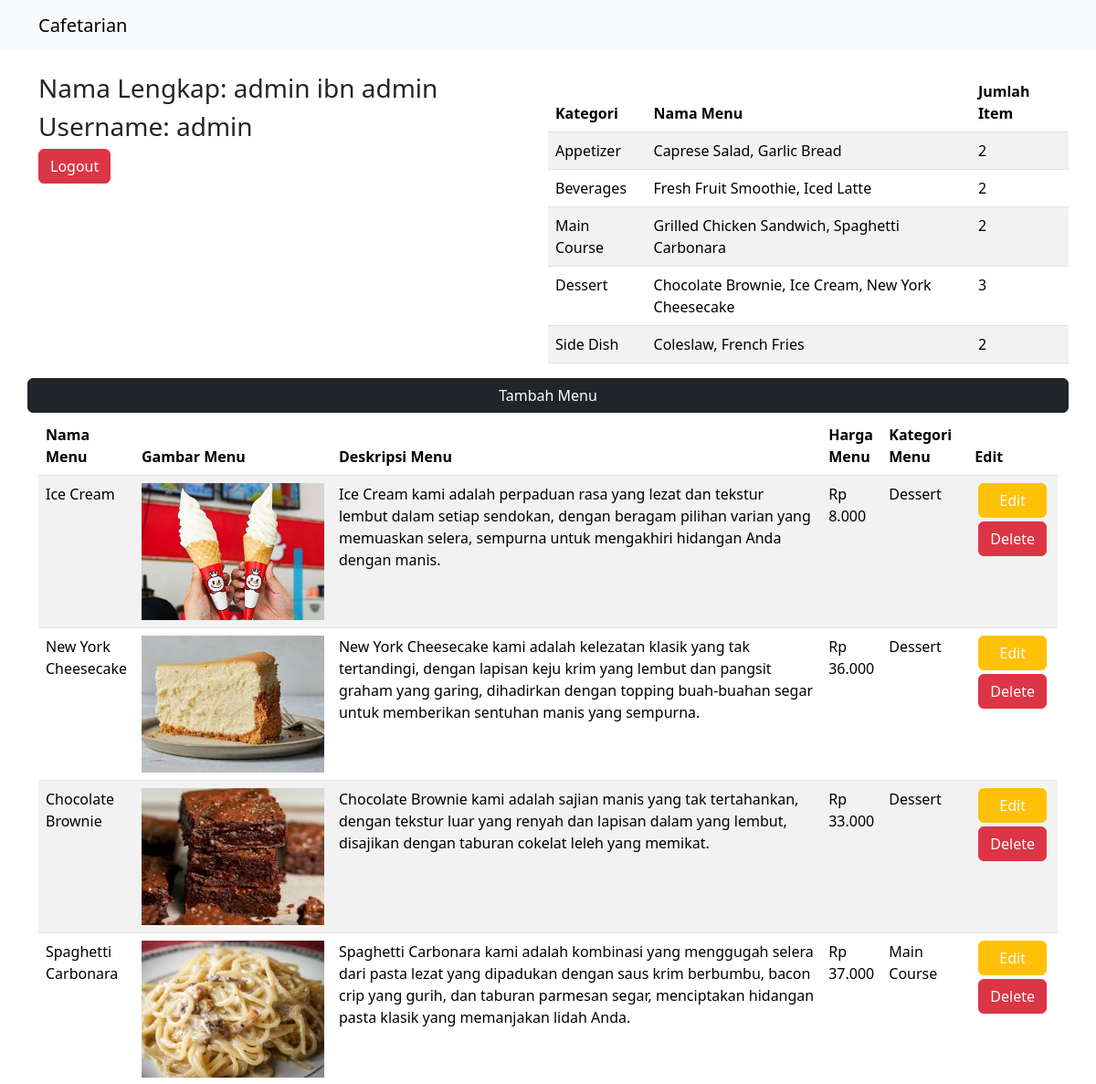
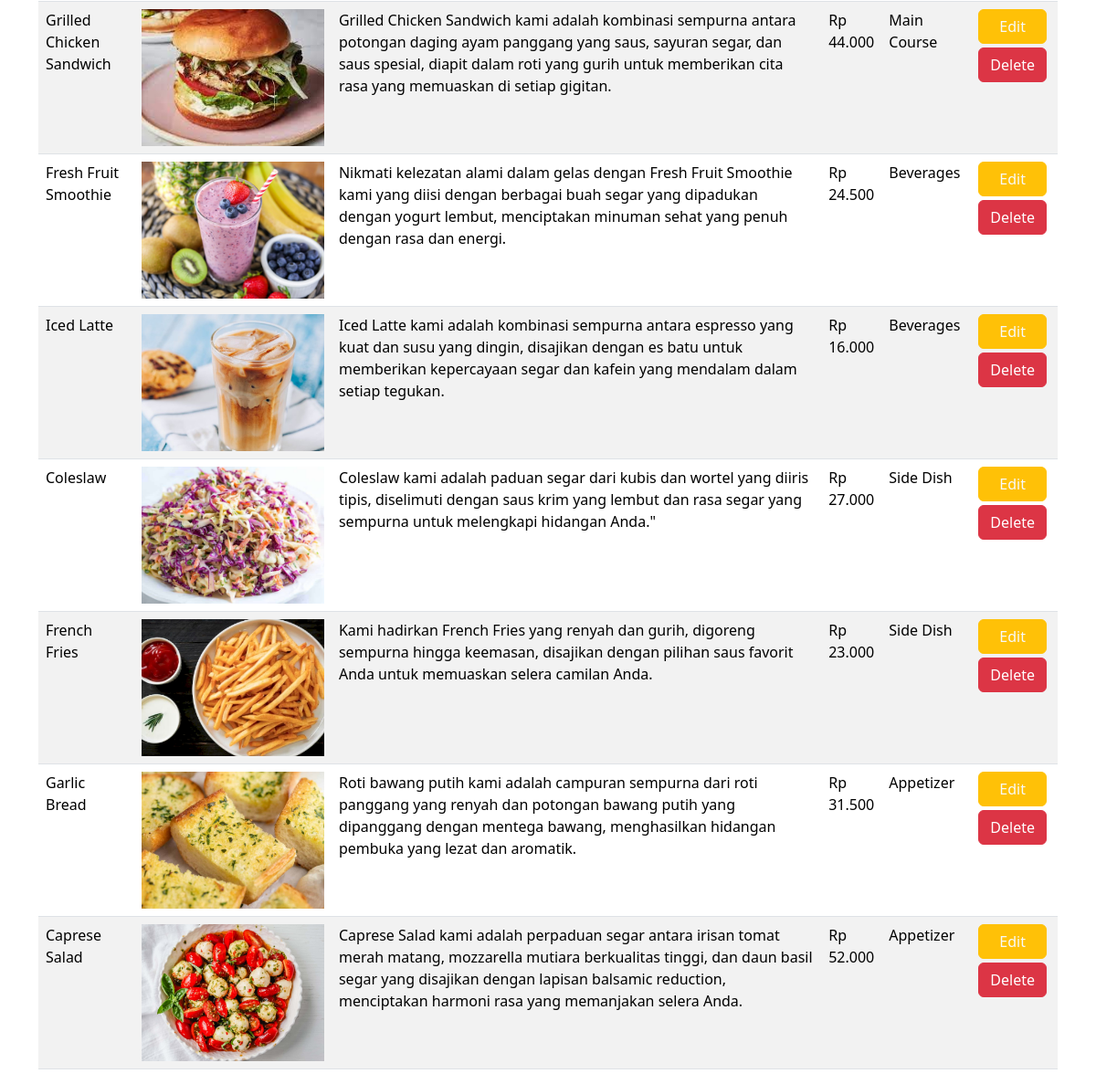
Screenshot of /admin/admin_dashboard.php (signed in) with the database file from the repository (2 pictures, top to bottom).
### tables this page shows
CREATE TABLE `access_table` (
  `id` int(11) NOT NULL,
  `first_name` varchar(100) NOT NULL,
  `last_name` varchar(100) NOT NULL,
  `gender_type` varchar(1) NOT NULL,
  `birth_date` date NOT NULL,
  `username` varchar(100) NOT NULL,
  `password` varchar(255) NOT NULL,
  `role` tinyint(4) NOT NULL
);

CREATE TABLE `data_makanan` (
  `id_menu` int(11) NOT NULL,
  `nama_menu` varchar(100) NOT NULL,
  `gambar_menu` varchar(255) NOT NULL,
  `deskripsi_menu` text NOT NULL,
  `harga_menu` int(11) NOT NULL,
  `kategori_menu` enum('Appetizer','Beverages','Main Course','Dessert','Side Dish') NOT NULL
);

### admin/admin_dashboard.php (the view, shortened to what this page needs)
<?php
include '../database/connect.php';
?>
<!DOCTYPE html>
<html lang="en">
<head>
    <link href="https://cdn.jsdelivr.net/npm/bootstrap@5.3.2/dist/css/bootstrap.min.css" rel="stylesheet">
</head>
<nav class="navbar navbar-expand-lg fixed-top bg-body-tertiary">
    <div class="container">
        <a class="navbar-brand" href="../index.php">Cafetarian</a>
    </div>
</nav>
<body>
    <div class="container">
        <div class="row">
            <div class="col-12 col-md-6 ">
                <?php
                $sql = "SELECT * FROM access_table WHERE id = $_SESSION[user_id]";
                $result = mysqli_query($conn, $sql);
                $row = mysqli_fetch_assoc($result);
                echo '<h3 class="">Nama Lengkap: ' . $row['first_name'] . ' ' . $row['last_name'] . '</h3>';
                echo '<h3>Username: ' . $row['username'] . '</h3>';
                ?>
                <a href="../logout/logout.php" class="btn btn-danger mb-1">Logout</a>
            </div>
            <div class="col-12 col-md-6 ">
                <?php
                $sql_show_category = "SELECT DISTINCT kategori_menu FROM data_makanan ORDER BY kategori_menu ASC";
                $result_show_category = mysqli_query($conn, $sql_show_category);
                $menuItemsByCategory = [];
                while ($category = mysqli_fetch_assoc($result_show_category)) {
                    $categoryName = $category['kategori_menu'];
                    $sql_show_category_item = "SELECT nama_menu FROM data_makanan WHERE kategori_menu = '$categoryName' ORDER BY nama_menu ASC";
                    $result_show_category_item = mysqli_query($conn, $sql_show_category_item);
                    $menuItems = [];
                    while ($menuItem = mysqli_fetch_assoc($result_show_category_item)) {
                        $menuItems[] = $menuItem['nama_menu'];
                    }
                    $menuItemsByCategory[$categoryName] = $menuItems;
                }
                ?>
                <div class="row">
                    <table class="table table-striped">
                        <thead>
                            <tr>
                                <th>Kategori</th>
                                <th>Nama Menu</th>
                                <th>Jumlah Item</th>
                            </tr>
                        </thead>
                        <tbody>
                            <?php
                            foreach ($menuItemsByCategory as $category => $menuItems) :
                            ?>
                                <tr>
                                    <td><?= $category ?></td>
                                    <td><?= !empty($menuItems) ? implode(', ', $menuItems) : 'Isi Kosong' ?></td>
                                    <td><?= count($menuItems) ?></td>
                                </tr>
                            <?php
                            endforeach;
                            ?>
                        </tbody>
                    </table>
                </div>
            </div>
        </div>
        <div class="row">
            <a href="admin_insert.php" class="btn btn-dark mb-1">Tambah Menu</a>
        </div>
        <table class="table table-striped">
            <thead>
                <tr>
                    <th>Nama Menu</th>
                    <th>Gambar Menu</th>
                    <th>Deskripsi Menu</th>
                    <th>Harga Menu</th>
                    <th>Kategori Menu</th>
                    <th>Edit</th>
                </tr>
            </thead>
            <tbody>
                <?php
                $sql = "SELECT * FROM data_makanan ORDER BY id_menu DESC";
                $result = mysqli_query($conn, $sql);
                if (mysqli_num_rows($result) > 0) {
                    foreach ($result as $row) :
                ?>
                        <tr>
                            <td><?= $row['nama_menu'] ?></td>
                            <td>
                                <img src="uploads/<?= $row['gambar_menu'] ?>" width="200" height="150" style="object-fit: cover;">
                            </td>
                            <td class="col-md-6"><?= $row['deskripsi_menu'] ?></td>
                            <td>Rp <?= number_format($row['harga_menu'], 0, ',', '.') ?></td>
                            <td><?= $row['kategori_menu'] ?></td>
                            <td>
                                <div class="row mx-1 mb-1">
                                    <a href="admin_edit.php?id=<?= $row['id_menu'] ?>" class="btn btn-warning text-light btn-block mb-1">Edit</a>
                                    <a href="admin_delete.php?id=<?= $row['id_menu'] ?>" class="btn btn-danger btn-block">Delete</a>
                                </div>
                            </td>
                        </tr>
                    <?php
                    endforeach;
                } else {
                    ?>
                    <tr>
                        <td colspan="6">Isi Kosong</td>
                    </tr>
                <?php
                }
                ?>
            </tbody>
        </table>
    </div>
</body>
</html>

### admin/admin_dashboard.php (style rules this page uses)
body { padding-top: 80px; }

### rows the page displays
access_table: first_name "admin", last_name "ibn admin", username "admin"
data_makanan: nama_menu "Ice Cream", gambar_menu (picture), deskripsi_menu "Ice Cream kami adalah perpaduan rasa yang lezat dan tekstur lembut dalam setiap sendokan, dengan beragam pilihan varian yang memuaskan selera, sempurna untuk mengakhiri hidangan Anda dengan manis.", harga_menu "8.000", kategori_menu "Dessert"
data_makanan: nama_menu "New York Cheesecake", gambar_menu (picture), deskripsi_menu "New York Cheesecake kami adalah kelezatan klasik yang tak tertandingi, dengan lapisan keju krim yang lembut dan pangsit graham yang garing, dihadirkan dengan topping buah-buahan segar untuk memberikan sentuhan manis yang sempurna.", harga_menu "36.000", kategori_menu "Dessert"
data_makanan: nama_menu "Chocolate Brownie", gambar_menu (picture), deskripsi_menu "Chocolate Brownie kami adalah sajian manis yang tak tertahankan, dengan tekstur luar yang renyah dan lapisan dalam yang lembut, disajikan dengan taburan cokelat leleh yang memikat.", harga_menu "33.000", kategori_menu "Dessert"
data_makanan: nama_menu "Spaghetti Carbonara", gambar_menu (picture), deskripsi_menu "Spaghetti Carbonara kami adalah kombinasi yang menggugah selera dari pasta lezat yang dipadukan dengan saus krim berbumbu, bacon crip yang gurih, dan taburan parmesan segar, menciptakan hidangan pasta klasik yang memanjakan lidah Anda.", harga_menu "37.000", kategori_menu "Main Course"
data_makanan: nama_menu "Grilled Chicken Sandwich", gambar_menu (picture), deskripsi_menu "Grilled Chicken Sandwich kami adalah kombinasi sempurna antara potongan daging ayam panggang yang saus, sayuran segar, dan saus spesial, diapit dalam roti yang gurih untuk memberikan cita rasa yang memuaskan di setiap gigitan.", harga_menu "44.000", kategori_menu "Main Course"
data_makanan: nama_menu "Fresh Fruit Smoothie", gambar_menu (picture), deskripsi_menu "Nikmati kelezatan alami dalam gelas dengan Fresh Fruit Smoothie kami yang diisi dengan berbagai buah segar yang dipadukan dengan yogurt lembut, menciptakan minuman sehat yang penuh dengan rasa dan energi.", harga_menu "24.500", kategori_menu "Beverages"
data_makanan: nama_menu "Iced Latte", gambar_menu (picture), deskripsi_menu "Iced Latte kami adalah kombinasi sempurna antara espresso yang kuat dan susu yang dingin, disajikan dengan es batu untuk memberikan kepercayaan segar dan kafein yang mendalam dalam setiap tegukan.", harga_menu "16.000", kategori_menu "Beverages"
data_makanan: nama_menu "Coleslaw", gambar_menu (picture), deskripsi_menu "Coleslaw kami adalah paduan segar dari kubis dan wortel yang diiris tipis, diselimuti dengan saus krim yang lembut dan rasa segar yang sempurna untuk melengkapi hidangan Anda.\"", harga_menu "27.000", kategori_menu "Side Dish"
data_makanan: nama_menu "French Fries", gambar_menu (picture), deskripsi_menu "Kami hadirkan French Fries yang renyah dan gurih, digoreng sempurna hingga keemasan, disajikan dengan pilihan saus favorit Anda untuk memuaskan selera camilan Anda.", harga_menu "23.000", kategori_menu "Side Dish"
data_makanan: nama_menu "Garlic Bread", gambar_menu (picture), deskripsi_menu "Roti bawang putih kami adalah campuran sempurna dari roti panggang yang renyah dan potongan bawang putih yang dipanggang dengan mentega bawang, menghasilkan hidangan pembuka yang lezat dan aromatik.", harga_menu "31.500", kategori_menu "Appetizer"
data_makanan: nama_menu "Caprese Salad", gambar_menu (picture), deskripsi_menu "Caprese Salad kami adalah perpaduan segar antara irisan tomat merah matang, mozzarella mutiara berkualitas tinggi, dan daun basil segar yang disajikan dengan lapisan balsamic reduction, menciptakan harmoni rasa yang memanjakan selera Anda.", harga_menu "52.000", kategori_menu "Appetizer"

### other values shown
$category "Appetizer"
implode(', ', $menuItems) "Caprese Salad, Garlic Bread"
count($menuItems) "2"
$category "Beverages"
implode(', ', $menuItems) "Fresh Fruit Smoothie, Iced Latte"
$category "Main Course"
implode(', ', $menuItems) "Grilled Chicken Sandwich, Spaghetti Carbonara"
$category "Dessert"
implode(', ', $menuItems) "Chocolate Brownie, Ice Cream, New York Cheesecake"
count($menuItems) "3"
$category "Side Dish"
implode(', ', $menuItems) "Coleslaw, French Fries"
